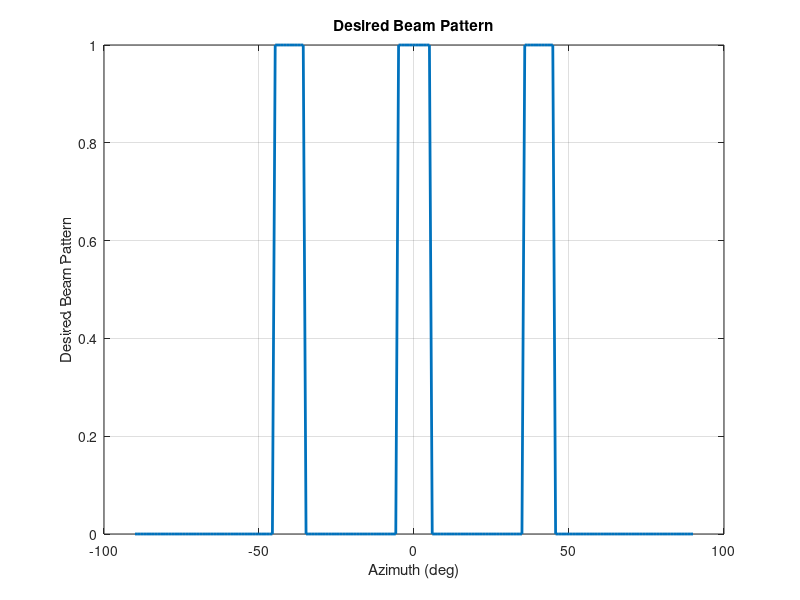

Recreate this plot in MATLAB. (Note: this script raises an error after producing the figure.)
clc;
clear all;
close all;
addpath('./functions');

rng('default');

N = 10;
d = 0.5;
lambda = 2 * d;
Pt = 10;

% ULA 一维阵元位置，单位为 wavelength
pos = ((0:N-1) - (N-1) / 2) * d;
% pos = (0:N-1) * d;
normalizedPos = pos / lambda;

% Targets of interest
theta_est = [-40 0 40];

theta_grid = linspace(-90, 90, 200);
beamwidth = 10;

% Desired beam pattern
P_des = zeros(size(theta_grid));
idx = false(size(theta_grid));
for i = 1:numel(theta_est)
    idx = idx | theta_grid >= theta_est(i) - beamwidth / 2 & theta_grid <= theta_est(i) + beamwidth / 2;
end
P_des(idx) = 1;

figure(1);
plot(theta_grid, P_des, 'LineWidth', 2);
xlabel('Azimuth (deg)');
ylabel('Desired Beam Pattern');
title('Desired Beam Pattern');
grid on;

A = steeringMatrixULA1D(normalizedPos, theta_grid);
%% A. Squared Error Optimization
Rmmse = helperMMSECovariance(normalizedPos, P_des, theta_grid);
Rmmse = Rmmse * (Pt/N);
P_mmse = abs(diag(A'*Rmmse*A))/(4*pi);

fprintf('trace(Rmmse) = %.6f\n',  trace(Rmmse));

%% A. Squared Error Optimization, 不用 cos(theta) 权重，不做积分归一化，不用 barrier/Newton，直接 CVX 最小化二范数。
[Rmmse1, b] = helperMMSECovariance_direct(normalizedPos, P_des, theta_grid, Pt);
P_mmse1 = abs(diag(A'*Rmmse1*A))/(4*pi);
fprintf('trace(Rmmse1) = %.6f\n',  trace(Rmmse1));

%% B. Maximum Error Optimization
Rminmax = helperMinMaxCovariance(normalizedPos, P_des, theta_grid);
Rminmax = Rminmax * (Pt/N);
P_minmax = abs(diag(A'*Rminmax*A))/(4*pi);

fprintf('trace(Rminmax) = %.6f\n',  trace(Rminmax));

%% Plot Fig
figure(1);
plot(theta_grid, 10 * log10(P_des / max(P_des) + eps), 'LineStyle', '--', 'LineWidth', 2, 'Color', 'k'); hold on;
plot(theta_grid, 10 * log10(P_mmse / max(P_mmse) + eps), 'LineStyle', '--', 'LineWidth', 2, 'Color', 'r'); hold on;
plot(theta_grid, 10 * log10(P_mmse1 / max(P_mmse1) + eps), 'LineStyle', '--', 'LineWidth', 2, 'Color', 'c'); hold on;
plot(theta_grid, 10 * log10(P_minmax / max(P_minmax) + eps), 'LineStyle', '-', 'LineWidth', 2, 'Color', 'b');
xlabel('Azimuth (deg)');
ylabel('Normalized (dB)');
legend('Desired', 'SquaredErrorOptimization', 'myMMSE', 'MaximumErrorOptimization');
ylim([-40 5]);
title('Transmit Beam Pattern');
grid on;


%% 

%===========================================
width = 8;%设置图宽，这个不用改
height = 6;%设置图高，这个不用改
fontsize = 18;%设置图中字体大小
linewidth = 2;%设置线宽，一般大小为2，好看些。1是默认大小
markersize = 10;%标记的大小，按照个人喜好设置。

set(groot, 'defaultAxesFontName', 'Times New Roman');
set(groot, 'defaultTextFontName', 'Times New Roman');
set(groot, 'defaultLegendFontName', 'Times New Roman');
%%========================================================================================
%    开始画图
%%========================================================================================

figure(2);
% fig(h, 'units','inches','width',width, 'height', height, 'font','Times New Roman','fontsize',fontsize);%这是用于裁剪figure的。需要把fig.m文件放在一个文件夹中

%颜色集合，这是默认的八种颜色，颜色的数量可以更改0.101785714285714 0.1699604743083 0.380357142857143 0.798418972332016
ColorSet = [
0       0       0   % 黑色
1       0       0      % 红色
0       0       1      % 蓝色
0       0.5     0   % 深绿色
1       0.75    0.8 % 粉色
0.5     0       0.5  % 紫色
0.5     0.5     0   % 橄榄绿
0       0       0.5 % 深蓝色
0       1       0      % 绿色
1       0       1      % 洋红色
0       1       1      % 青色
1       0.5     0      % 橙色
0.6     0.3     0   % 棕色
0       0       0
0.5     0       0   % 深红色
0.5     0.5     0.5 % 灰色
    ];
%设置循环使用的颜色集合
set(gcf, 'DefaultAxesColorOrder', ColorSet);
% gca表示对axes的设置；  gcf表示对figure的设置
set(gcf, 'Units', 'inches');
% set(gcf, 'Position', [0, 0, width, height]);
set(gcf, 'Color', 'white'); % 设置背景是白色的 原先是灰色的 论文里面不好看
set(gcf, 'Renderer', 'painters');
set(gcf, 'PaperUnits', 'inches');
set(gcf, 'PaperPosition', [0, 0, width, height]);
set(gcf, 'PaperSize', [width, height]);
set(gcf, 'PaperPositionMode', 'manual');

P_des_plot = Pt * P_des / (2 * pi * trapz(deg2rad(theta_grid), P_des .* cosd(theta_grid)));
plot(theta_grid, 10 * log10(P_des_plot + eps), 'LineStyle', '-', 'LineWidth', 2, 'Color', 'k'); hold on;
plot(theta_grid, 10 * log10(P_mmse + eps), 'LineStyle', '--', 'LineWidth', 2, 'Color', 'r'); hold on;
p1 = plot(theta_grid, 10 * log10(P_mmse1 + eps), 'LineStyle', '-', 'LineWidth', 2); hold on;
p1.Color = '#A9A9A9';
plot(theta_grid, 10 * log10(P_minmax + eps), 'LineStyle', '-', 'LineWidth', 2, 'Color', 'b');

%-------------------------------------------------------------------

% 设置坐标轴的数字大小，包括xlabel/ylabel文字(坐标轴标注)大小.同时影响图例、标题等,除非它们被单独设置。
% 所以一开始就使用这行先设置刻度字体字号，然后在后面在单独设置坐标轴标注、图例、标题等的 字体字号。
set(gca, 'FontSize',fontsize,'FontName','Times New Roman');

h_legend = legend('Desired', 'SquaredErrorOptimization', 'ProposedSquaredErrorOptim', 'MaximumErrorOptimization', 'Interpreter','latex');  %图例，与上面的曲线先后对应

legendsize = 14;
set(h_legend,'FontName','Times New Roman','FontSize',legendsize,'FontWeight','normal','LineWidth',1,'Location','NorthEast');
set(h_legend,'Interpreter','latex') %  'box','off');
% h_legend.Interpreter = 'latex';
labelsize = 18;
xlabel('$\theta^{\circ}$','FontName','Times New Roman','FontSize',labelsize,'FontWeight','normal','Color','k','Interpreter','latex');%横坐标标号,坐标轴label字体、字体大小
ylabel('Beampattern (dB)','FontName','Times New Roman','FontSize',labelsize,'FontWeight','normal','Color','k','Interpreter','latex');%纵坐标标号，坐标轴label字体、字体大小

axis([-90 90 -40 10]);         % 横纵坐标范围

%----- Grid 设置----------------
grid on;
set(gca,'GridLineStyle', '--', 'Gridalpha',0.2, 'LineWidth', 1, 'GridLineWidth', 0.5, 'Layer','bottom');

%--------- savefig-------------
set(gca, 'Units', 'normalized');
set(gca, 'Position', [0.11, 0.12, 0.87, 0.86]);

print(gcf, 'Fig_3_2.pdf', '-dpdf', '-vector');
